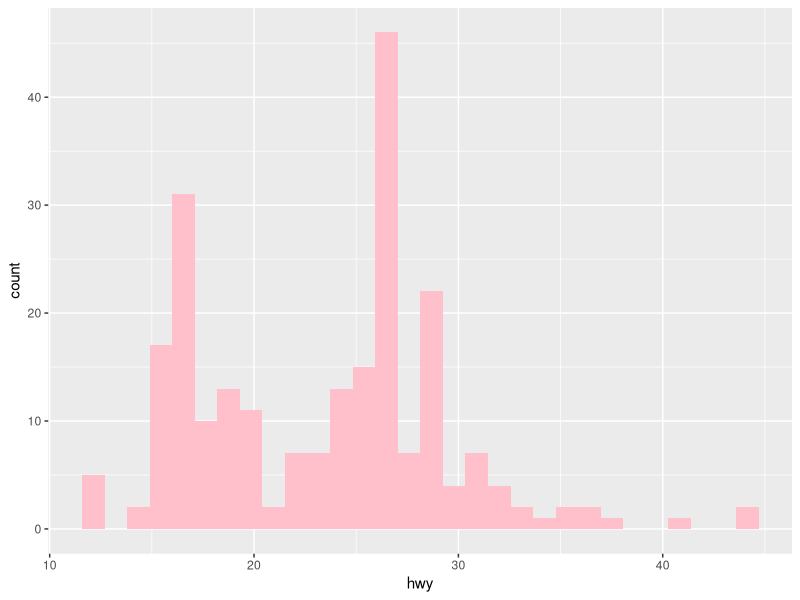
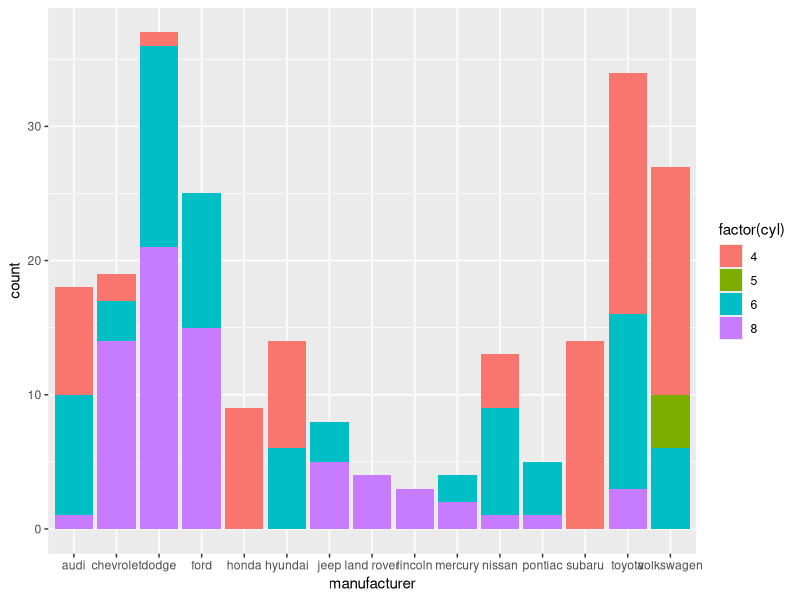
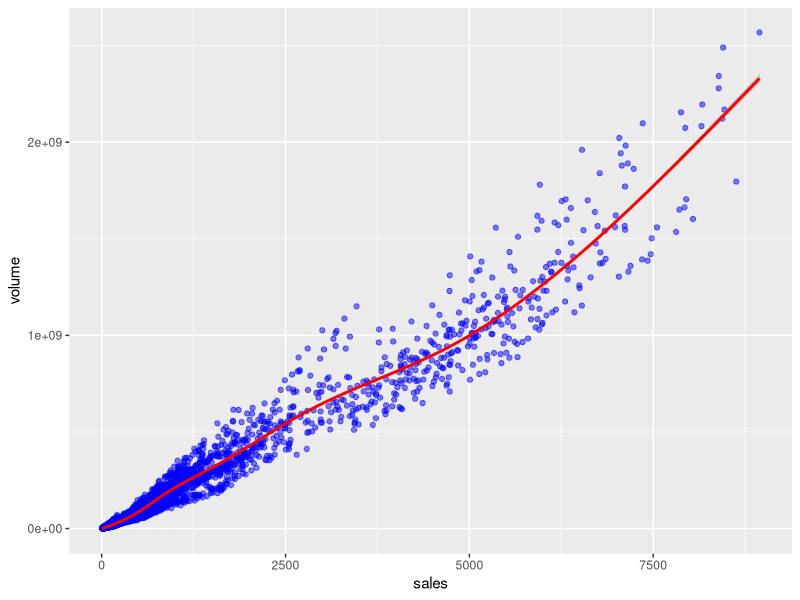

Reproduce these figures in R, in order.
library(ggplot2)
#Histogram
pl <- ggplot(mpg,aes(hwy)) + geom_histogram(fill="pink")
print(pl)
#Barplot
pl1 <- ggplot(mpg,aes(manufacturer)) + geom_bar(aes(fill=factor(cyl)))
print(pl1)
#Scatterplot
#txhousing is inbuilt data in ggplot2
pl2 <- ggplot(txhousing,aes(sales,volume)) + geom_point(color="blue",alpha=0.5)
print(pl2 + geom_smooth(color="red"))